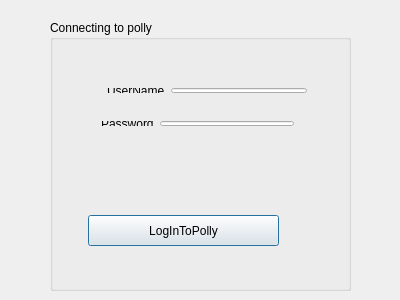
<?xml version="1.0" encoding="UTF-8"?>
<ui version="4.0">
 <class>InitialEPIForm</class>
 <widget class="QDialog" name="InitialEPIForm">
  <property name="geometry">
   <rect>
    <x>0</x>
    <y>0</y>
    <width>400</width>
    <height>300</height>
   </rect>
  </property>
  <property name="windowTitle">
   <string>InitialEPIForm</string>
  </property>
  <widget class="QGroupBox" name="groupBox">
   <property name="geometry">
    <rect>
     <x>50</x>
     <y>20</y>
     <width>301</width>
     <height>271</height>
    </rect>
   </property>
   <property name="title">
    <string>Connecting to polly</string>
   </property>
   <widget class="QPushButton" name="pushButton">
    <property name="geometry">
     <rect>
      <x>38</x>
      <y>195</y>
      <width>191</width>
      <height>31</height>
     </rect>
    </property>
    <property name="text">
     <string>LogInToPolly</string>
    </property>
   </widget>
   <widget class="QWidget" name="">
    <property name="geometry">
     <rect>
      <x>46</x>
      <y>57</y>
      <width>222</width>
      <height>27</height>
     </rect>
    </property>
    <layout class="QHBoxLayout" name="horizontalLayout">
     <item>
      <widget class="QLabel" name="label">
       <property name="text">
        <string>UserName</string>
       </property>
      </widget>
     </item>
     <item>
      <widget class="QLineEdit" name="lineEdit_username"/>
     </item>
    </layout>
   </widget>
   <widget class="QWidget" name="">
    <property name="geometry">
     <rect>
      <x>40</x>
      <y>90</y>
      <width>215</width>
      <height>27</height>
     </rect>
    </property>
    <layout class="QHBoxLayout" name="horizontalLayout_2">
     <item>
      <widget class="QLabel" name="label_2">
       <property name="text">
        <string>Password</string>
       </property>
      </widget>
     </item>
     <item>
      <widget class="QLineEdit" name="lineEdit_password">
       <property name="echoMode">
        <enum>QLineEdit::Password</enum>
       </property>
      </widget>
     </item>
    </layout>
    </widget>
     <widget class="QLabel" name="login_label">
      <property name="geometry">
       <rect>
        <x>10</x>
        <y>160</y>
        <width>281</width>
        <height>20</height>
       </rect>
      </property>
      <property name="text">
       <string/>
      </property>
   </widget>
  </widget>
 </widget>
 <layoutdefault spacing="6" margin="11"/>
 <resources/>
 <connections/>
</ui>
